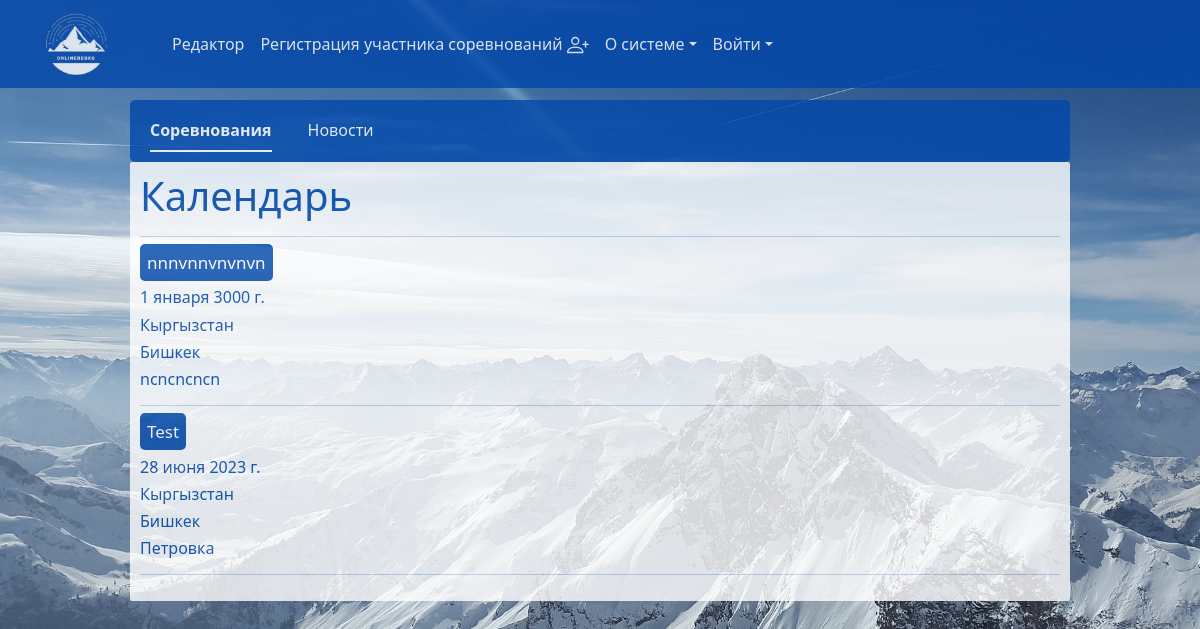
The app's page /, older data.
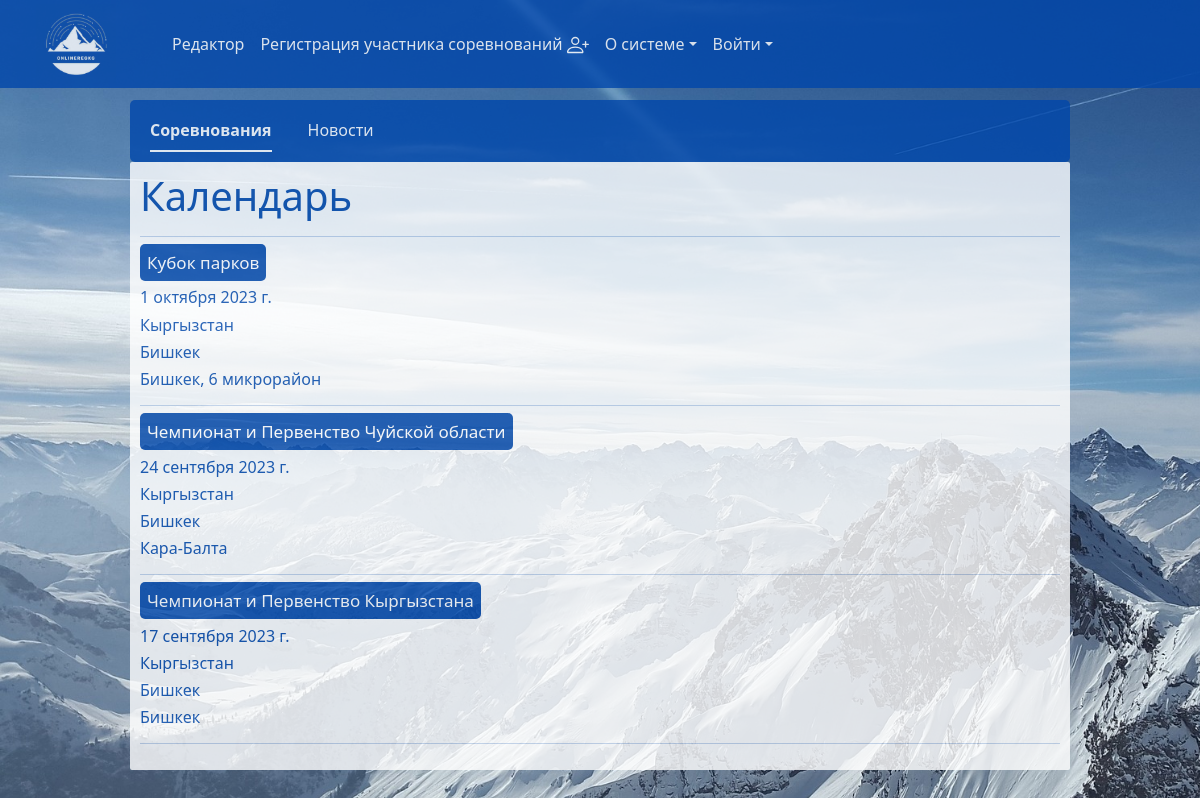
The same page, newer data.
### competitions/models.py (models this page shows, shortened)
class Competition(models.Model):
    hostState_list = [
        ('Кыргызстан', 'Кыргызстан'),
    ]
    region_list = [
        ('Бишкек', 'Бишкек'),
        ('Чуй', 'Чуй'),
        ('Каракол', 'Каракол'),
        ('Баткен', 'Баткен'),
        ('Джалал-Абад', 'Джалал-Абад'),
        ('Нарын', 'Нарын'),
        ('Талас', 'Талас'),
        ('Ош', 'Ош'),
    ]
    before_18 = ['12', '11', '13', '14', '15', '16', '17', '18']
    before_25 = ['19', '20', '21', '22', '23', '24', '25']
    before_35 = ['26', '27', '28', '29', '30', '31', '32', '33', '34', '35']
    before_45 = ['36', '37', '38', '39', '40', '41', '42', '43', '45']
    ignor = ['A', 'B', 'C', 'D']
    age_groups_of_participants_list = [
        (f'{before_18}', 'До-18'),
        (f'{before_25}', '18-25'),
        (f'{before_35}', '25-35'),
        (f'{before_45}', '35-45'),
        (f'{ignor}', 'A, B, C, D ')
    ]
    phone_regex = RegexValidator(
        regex=r'\+996\d{9}$',
        message='Номер телефона должен быть в формате: "+996XXXXXXXXX'
    )
    telegram_regex = RegexValidator(
        regex=r'^@[A-Za-z0-9]{5,}$',
        message='invalid username Telegram'
    )
    author = models.ForeignKey(User, on_delete=models.CASCADE, related_name='competitions', verbose_name='Редактор', blank=True, null=True)
    create_date = models.DateTimeField(auto_now_add=True)
    state = models.CharField(choices=hostState_list, max_length=10, blank=False, verbose_name='Государство проведения')
    region = models.CharField(choices=region_list, max_length=11, blank=False, verbose_name='Регион проведения')
    date = models.DateField(blank=False, verbose_name='Дата (-ы) проведения')
    organizer_name = models.CharField(max_length=30, blank=False,verbose_name='Имя организатора', null=True)
    organizer_last_name = models.CharField(max_length=100, blank=False, verbose_name='Фамилия организатора', null=True)
    organizer_email = models.EmailField(blank=False, verbose_name='email организатора', null=True)
    organizer_phone = models.CharField(max_length=13, blank=True, verbose_name='номер телефона организатора', null=True, validators=[phone_regex])
    organizer_telegram = models.CharField(max_length=20, blank=False, null=True, validators=[telegram_regex], verbose_name='Telegram организатора')
    organizer_whatsapp = models.CharField(max_length=255, blank=True, null=True, validators=[phone_regex], verbose_name='WhatsApp организатора')
    competition_name = models.CharField(max_length=255, blank=False, verbose_name='Наименование')
    location = models.CharField(max_length=255, blank=False, verbose_name='Место проведения')
    age_groups_of_participants = models.TextField( blank=False, verbose_name='Возрастные группы участников')
    illustration = models.ImageField(upload_to='competitions_illustration', blank=False, verbose_name='Иллюстрация')
    announcement = models.TextField(blank=False, verbose_name='Краткий анонс')
    coordinates_to_competition = models.CharField(max_length=255, blank=True, verbose_name='Точные координаты')
    slug = models.SlugField(unique=True, max_length=255)
    class Meta:
        verbose_name = 'Соревнование'
        verbose_name_plural = 'Соревнования'

### main/views.py (the view)
# urls.py: path('', views.index,  name='index'),
def index(request):
    active_link = 'competitions'
    competitions_data = Competition.objects.order_by('-create_date')
    return render(request, "main/index.html", {'active_link': active_link, 'competitions': competitions_data})

### main/templates/main/index.html (shortened to what this page needs)
{% extends 'main/layout.html' %}
{% block body %}
  <div>
    <div id="index-nav">
      <ul class="nav nav-underline" id="">
        <li class="nav-item" id="index-nav-item">
          <a id="index-link" class="nav-link active" aria-current="page" href="{% url 'index' %}">Соревнования</a>
        </li>
        <li class="nav-item" id="index-nav-item">
          <a id="index-link" class="nav-link" href="{% url 'news_info' %}">Новости</a>
        </li>
      </ul>
    </div>
    {% if active_link == 'competitions' %}
      <div id="index-table-info-competitions">
        <div>
          <h1>Календарь</h1>
        </div>
        <hr>
        {% for competition in competitions %}
          <div class="">
            <div id="link-competition-table">
              <h6 class="">
                <a class="competition-name" id="link-competitions" href="{% url 'competition_detail' competition.slug %}">{{ competition.competition_name }}</a>
              </h6>
            </div>
            <div id="index-table-competitions-info">
              <h6>{{ competition.date }}</h6>
              <h6>{{ competition.state }}</h6>
              <h6>{{ competition.region }}</h6>
              <h6>{{ competition.location }}</h6>
            </div>
          </div>
          <hr>
        {% endfor %}
      </div>
      {% endif %}
    </div>
{% endblock %}

Row changes from the older to the newer data that the page shows:
removed Competition: competition_name "nnnvnnvnvnvn", date "1 января 3000 г.", state "Кыргызстан", region "Бишкек", location "ncncncncn"
removed Competition: competition_name "Test", date "28 июня 2023 г.", state "Кыргызстан", region "Бишкек", location "Петровка"
added Competition: competition_name "Кубок парков", date "1 октября 2023 г.", state "Кыргызстан", region "Бишкек", location "Бишкек, 6 микрорайон"
added Competition: competition_name "Чемпионат и Первенство Чуйской области", date "24 сентября 2023 г.", state "Кыргызстан", region "Бишкек", location "Кара-Балта"
added Competition: competition_name "Чемпионат и Первенство Кыргызстана", date "17 сентября 2023 г.", state "Кыргызстан", region "Бишкек", location "Бишкек"
